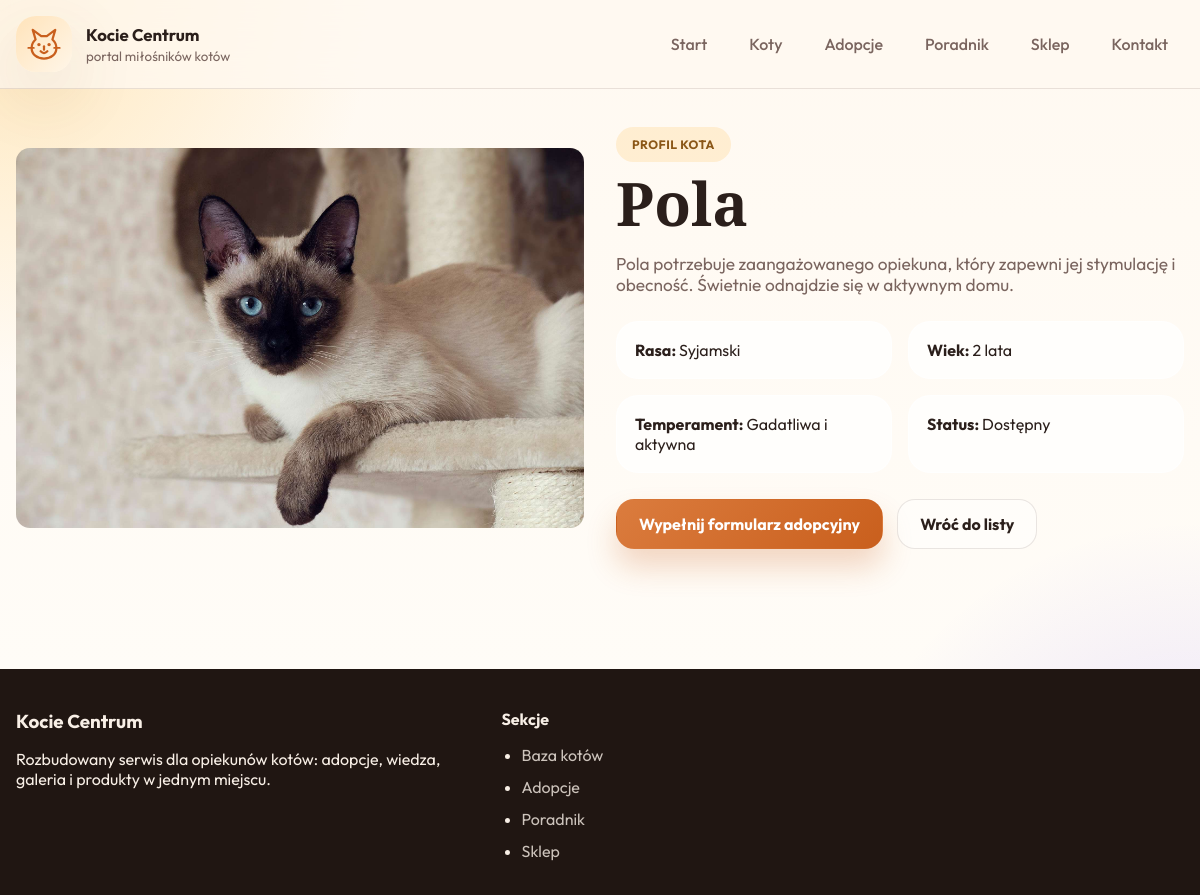
/cat.php?id=5, run on the app's committed database.
### tables this page shows
CREATE TABLE `cats` (
  `id` int(11) NOT NULL,
  `name` varchar(100) NOT NULL,
  `breed` varchar(100) NOT NULL,
  `age` int(11) NOT NULL,
  `temperament` varchar(150) NOT NULL,
  `status` varchar(100) NOT NULL,
  `short_description` varchar(255) NOT NULL,
  `description` text NOT NULL,
  `image` varchar(255) NOT NULL,
  `featured` tinyint(1) DEFAULT 0
);

### includes/functions.php (called while the page is built, shortened)
<?php
function fetchOne(PDO $pdo, string $sql, array $params = []): ?array {
    $stmt = $pdo->prepare($sql);
    $stmt->execute($params);
    $result = $stmt->fetch();
    return $result ?: null;
}
function esc(string $value): string {
    return htmlspecialchars($value, ENT_QUOTES, 'UTF-8');
}
?>

### cat.php (the view, shortened to what this page needs)
<?php
require_once 'config/db.php';
require_once 'includes/functions.php';
$id = isset($_GET['id']) ? (int)$_GET['id'] : 0;
$cat = fetchOne($pdo, "SELECT * FROM cats WHERE id = :id", ['id' => $id]);
require_once 'includes/header.php';
?>
<section class="section">
    <div class="container detail-layout">
        <div class="detail-image reveal">
            <img src="<?php echo esc($cat['image']); ?>" alt="<?php echo esc($cat['name']); ?>" width="900" height="700">
        </div>
        <div class="detail-copy reveal">
            <span class="eyebrow">Profil kota</span>
            <h1><?php echo esc($cat['name']); ?></h1>
            <p class="lead"><?php echo esc($cat['description']); ?></p>
            <div class="detail-grid">
                <article><strong>Rasa: </strong><span><?php echo esc($cat['breed']); ?></span></article>
                <article><strong>Wiek: </strong><span><?php echo esc($cat['age']); ?> lata</span></article>
                <article><strong>Temperament: </strong><span><?php echo esc($cat['temperament']); ?></span></article>
                <article><strong>Status: </strong><span><?php echo esc($cat['status']); ?></span></article>
            </div>
            <div class="hero-actions">
                <a class="btn btn-primary" href="adoption.php?cat=<?php echo urlencode($cat['name']); ?>">Wypełnij formularz adopcyjny</a>
                <a class="btn btn-ghost" href="cats.php">Wróć do listy</a>
            </div>
        </div>
    </div>
</section>
<?php require_once 'includes/footer.php'; ?>

### assets/css/style.css (style rules this page uses)
:root { --surface: rgba(255,255,255,0.72); --text: #2b1f1b; --muted: #7a655f; --line: rgba(77, 50, 42, 0.12); --primary: #db7c3e; --primary-strong: #c95f1d; --dark: #1f1714; --success: #247851; --danger: #b3424a; --radius-md: 22px; --radius-lg: 32px; --shadow: 0 24px 70px rgba(115, 71, 29, 0.14); --container: min(1200px, calc(100% - 32px)); --font-body: 'Outfit', sans-serif; --font-display: 'Playfair Display', serif; }
* { box-sizing: border-box; }
html { scroll-behavior: smooth; }
body { margin: 0; font-family: var(--font-body); color: var(--text); background: radial-gradient(circle at top left, rgba(255, 209, 121, 0.45), transparent 25%), radial-gradient(circle at bottom right, rgba(109, 74, 255, 0.18), transparent 25%), linear-gradient(180deg, #fff9f1 0%, #fffdf9 100%); }
a { color: inherit; text-decoration: none; }
img { max-width: 100%; display: block; border-radius: calc(var(--radius-md) - 8px); }
.container { width: var(--container); margin: 0 auto; }
.hero-grid, .adoption-layout, .detail-layout { display: grid; grid-template-columns: repeat(2, minmax(0, 1fr)); gap: 32px; align-items: center; }
.hero-copy h1, .page-hero h1, .detail-copy h1 { font-family: var(--font-display); line-height: 1.05; font-size: clamp(2.8rem, 5vw, 5.6rem); margin: 10px 0 18px; }
.hero-copy p, .page-hero p, .lead { font-size: 1.08rem; color: var(--muted); max-width: 64ch; }
.eyebrow { display: inline-flex; align-items: center; gap: 8px; padding: 10px 16px; border-radius: 999px; background: rgba(255, 206, 123, 0.28); color: #8b5717; font-weight: 700; letter-spacing: .04em; text-transform: uppercase; font-size: .76rem; }
.hero-actions { display: flex; gap: 14px; flex-wrap: wrap; margin-top: 26px; }
.btn { display: inline-flex; align-items: center; justify-content: center; gap: 10px; min-height: 50px; padding: 14px 22px; border-radius: 18px; border: 1px solid transparent; font-weight: 700; transition: transform .25s ease, box-shadow .25s ease, background .25s ease; }
.btn-primary { color: #fff; background: linear-gradient(135deg, var(--primary), var(--primary-strong)); box-shadow: 0 18px 30px rgba(201, 95, 29, 0.24); }
.btn-ghost { background: rgba(255, 255, 255, 0.45); border-color: var(--line); color: var(--text); }
.section { padding: 38px 0 80px; }
.detail-image img { height: 100%; object-fit: cover; }
.detail-grid { display: grid; grid-template-columns: repeat(2, minmax(0, 1fr)); gap: 16px; margin: 26px 0; }
.detail-grid article { background: rgba(255,255,255,0.7); border-radius: 22px; padding: 18px; border: 1px solid rgba(255,255,255,0.7); }
.reveal { opacity: 0; transform: translateY(24px); transition: opacity .65s ease, transform .65s ease; }
.reveal.visible { opacity: 1; transform: translateY(0); }

### data on the page
cats: image (picture), name "Pola", description "Pola potrzebuje zaangażowanego opiekuna, który zapewni jej stymulację i obecność. Świetnie odnajdzie się w aktywnym domu.", breed "Syjamski", age "2", temperament "Gadatliwa i aktywna", status "Dostępny"
